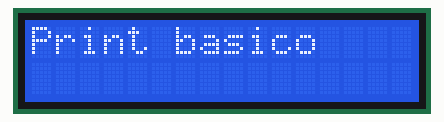
A sketch run on a simulated Arduino Uno, built with avr-gcc and run on an emulated ATmega328P. On the bench: 16×2 character LCD.

Above: at 0.1 s.
At 5.1 s:
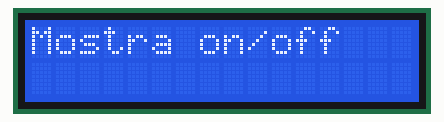
At 11.1 s:
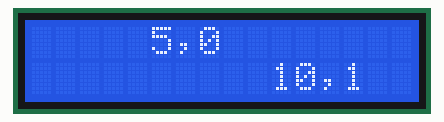
At 26.2 s:
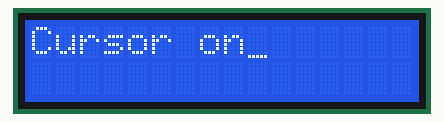
At 29.2 s:
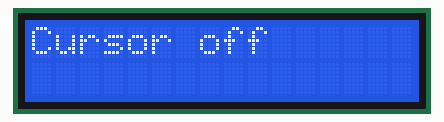
At 32.2 s:
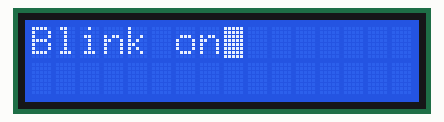

The sketch:

projeto23_lcd_basico.ino
```cpp
#include <LiquidCrystal.h>

LiquidCrystal lcd(12, 11, 5, 4, 3, 2);


void setup(){
  lcd.begin(16, 2);
}


void loop(){
  basicPrintDemo();
  displayOnOffDemo();
  setCursorDemo();
  scrollLeftDemo();
  scrollRightDemo();
  cursorDemo();
  createGlyphDemo();
  meusDeusQueTristezaDemo();
}


void basicPrintDemo(){
  lcd.clear();
  lcd.print("Print basico");
  delay(2000);
}

void displayOnOffDemo(){
  lcd.clear();
  lcd.print("Mostra on/off");

  for (int x=0; x<3; x++){
  	lcd.noDisplay();
    delay(1000);
    lcd.display();
    delay(1000);
  }
}

void setCursorDemo(){
  lcd.clear();
  lcd.print("Controlar cursor");
  delay(1000);
  lcd.clear();
  lcd.setCursor(5, 0);
  lcd.print("5,0");
  delay(2000);
  lcd.setCursor(10, 1);
  lcd.print("10,1");
  delay(2000);
  lcd.setCursor(3, 1);
  lcd.print("3,1");
  delay(1000);

}

void scrollLeftDemo(){
  lcd.clear();
  lcd.print("Mover esquerda");
  delay(1000);
  lcd.clear();
  lcd.setCursor(7,0);
  lcd.print("Inicio");
  lcd.setCursor(9,1);
  lcd.print("Arduino");
  delay(1000);

  for (int x=0; x<16; x++){
  	lcd.scrollDisplayLeft();
    delay(250);
  }
}

void scrollRightDemo(){
  lcd.clear();
  lcd.print("Mover direita");
  delay(1000);
  lcd.clear();
  lcd.setCursor(0,0);
  lcd.print("Inicio");
  lcd.setCursor(1, 1);
  lcd.print("Arduino");
  delay(1000);

  for (int x=0; x<16; x++){
  	lcd.scrollDisplayRight();
    delay(250);
  }
}


void cursorDemo(){
  lcd.clear();
  lcd.cursor();
  lcd.print("Cursor on");
  delay(3000);
  lcd.clear();
  lcd.clear();
  lcd.noCursor();
  lcd.print("Cursor off");
  delay(3000);
  lcd.clear();
  lcd.cursor();
  lcd.blink();
  lcd.print("Blink on");
  delay(3000);
  lcd.noCursor();
  lcd.noBlink();
}

void createGlyphDemo(){
  lcd.clear();

  	//carinha feliz
  	byte happy[8] = {
  	B00000,
  	B00000,
  	B10001,
  	B00000,
  	B10001,
  	B01110,
  	B00000,
  	B00000};

  	//carinha triste
  	byte sad[8] = {
  	B00000,
  	B00000,
  	B10001,
  	B00000,
  	B01110,
  	B10001,
  	B00000,
  	B00000};

  lcd.createChar(0, happy);
  lcd.createChar(1, sad);

  for (int x=0; x<5; x++){
  	lcd.setCursor(8,0);
    lcd.write((byte)0);
    delay(1000);
    lcd.setCursor(8,0);
    lcd.write(1);
    delay(1000);
  }

}


void meusDeusQueTristezaDemo(){
  lcd.clear();
  lcd.setCursor(0, 0);
  delay(1000);
  lcd.print("Meu Deus");
  delay(1000);
  lcd.setCursor(0, 1);
  lcd.print("Que tristeza");
  delay(1000);
}
```

Measured:
- what the display in image 1 shows lasts 1.0 s, from 5.1 s to 6.1 s
- what the display in image 2 shows lasts 2.0 s, from 11.1 s to 13.1 s
- what the display in image 3 shows lasts 3.0 s, from 26.1 s to 29.1 s
